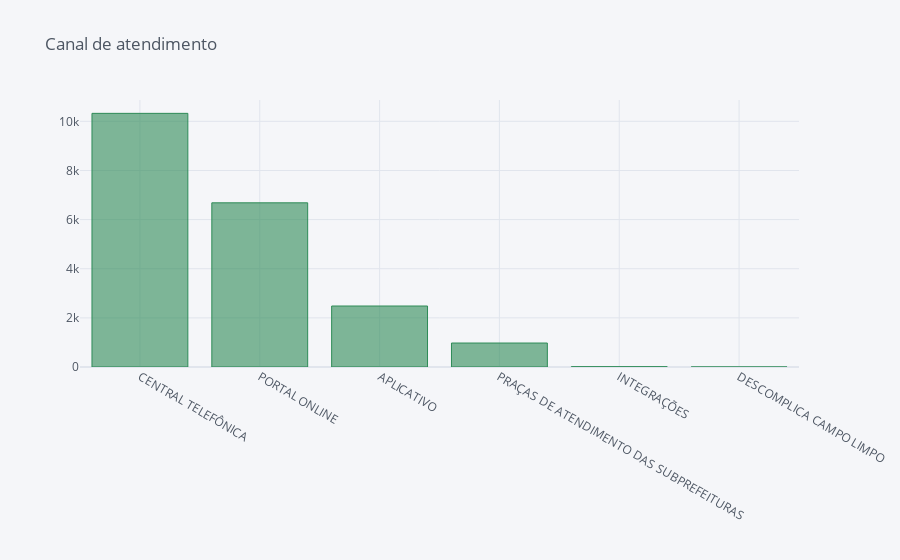

Notebook source saved alongside this figure:
### Code cell
df_BT = df.loc[df['Subprefeitura'] == 'BUTANTA'].Canal.value_counts()
df_BT.iplot(kind='bar', title='Canal de atendimento', colors='seagreen', barmode = 'stack')

### Figure 1 — Plotly figure (JSON) as saved in the notebook; plotly's stock layout.template omitted (floating-point values rounded to 4 significant figures)
{"data": [{"marker": {"color": "rgba(46, 139, 87, 0.6)", "line": {"color": "rgba(46, 139, 87, 1.0)", "width": 1}}, "name": "Canal", "orientation": "v", "text": "", "type": "bar", "x": ["CENTRAL TELEFÔNICA", "PORTAL ONLINE", "APLICATIVO", "PRAÇAS DE ATENDIMENTO DAS SUBPREFEITURAS", "INTEGRAÇÕES", "DESCOMPLICA CAMPO LIMPO"], "y": [10325, 6683, 2483, 976, 12, 1]}], "layout": {"barmode": "stack", "legend": {"bgcolor": "#F5F6F9", "font": {"color": "#4D5663"}, "traceorder": "normal"}, "paper_bgcolor": "#F5F6F9", "plot_bgcolor": "#F5F6F9", "title": {"font": {"color": "#4D5663"}, "text": "Canal de atendimento"}, "xaxis": {"gridcolor": "#E1E5ED", "showgrid": true, "tickfont": {"color": "#4D5663"}, "title": {"font": {"color": "#4D5663"}, "text": ""}, "zerolinecolor": "#E1E5ED"}, "yaxis": {"gridcolor": "#E1E5ED", "showgrid": true, "tickfont": {"color": "#4D5663"}, "title": {"font": {"color": "#4D5663"}, "text": ""}, "zerolinecolor": "#E1E5ED"}}}
